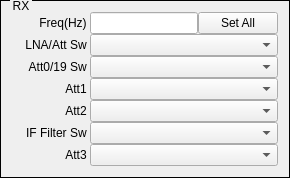
    <widget class="QGroupBox" name="groupBoxRX">
     <property name="styleSheet">
      <string notr="true">QGroupBox{ border:1px solid black; margin-top:0.5ex; }
QGroupBox::title { subcontrol-origin:margin; subcontrol-position:top left; top:-1px; left:10px; margin-left: 0px; padding:0 1px; }</string>
     </property>
     <property name="title">
      <string>RX</string>
     </property>
     <layout class="QHBoxLayout" name="horizontalLayout_2">
      <item>
       <layout class="QVBoxLayout" name="verticalLayoutRx">
        <property name="spacing">
         <number>0</number>
        </property>
        <item>
         <layout class="QHBoxLayout" name="horizontalLayoutRx0">
          <property name="spacing">
           <number>0</number>
          </property>
          <item>
           <widget class="QLabel" name="labelRXFreq">
            <property name="sizePolicy">
             <sizepolicy hsizetype="Fixed" vsizetype="Fixed">
              <horstretch>0</horstretch>
              <verstretch>0</verstretch>
             </sizepolicy>
            </property>
            <property name="minimumSize">
             <size>
              <width>78</width>
              <height>16</height>
             </size>
            </property>
            <property name="text">
             <string>Freq(Hz) </string>
            </property>
            <property name="alignment">
             <set>Qt::AlignRight|Qt::AlignTrailing|Qt::AlignVCenter</set>
            </property>
            <property name="buddy">
             <cstring>lineEditRXFreq</cstring>
            </property>
           </widget>
          </item>
          <item>
           <widget class="QRFFreqScrollEdit" name="lineEditRXFreq">
            <property name="sizePolicy">
             <sizepolicy hsizetype="Expanding" vsizetype="Fixed">
              <horstretch>5</horstretch>
              <verstretch>0</verstretch>
             </sizepolicy>
            </property>
           </widget>
          </item>
          <item>
           <widget class="QPushButton" name="pushButtonSetRXAll">
            <property name="sizePolicy">
             <sizepolicy hsizetype="Expanding" vsizetype="Fixed">
              <horstretch>1</horstretch>
              <verstretch>0</verstretch>
             </sizepolicy>
            </property>
            <property name="text">
             <string>Set All</string>
            </property>
           </widget>
          </item>
         </layout>
        </item>
        <item>
         <layout class="QHBoxLayout" name="horizontalLayoutRx1">
          <property name="spacing">
           <number>0</number>
          </property>
          <item>
           <widget class="QLabel" name="labelRXLNAAttSw">
            <property name="sizePolicy">
             <sizepolicy hsizetype="Fixed" vsizetype="Fixed">
              <horstretch>0</horstretch>
              <verstretch>0</verstretch>
             </sizepolicy>
            </property>
            <property name="minimumSize">
             <size>
              <width>78</width>
              <height>16</height>
             </size>
            </property>
            <property name="text">
             <string>LNA/Att Sw </string>
            </property>
            <property name="alignment">
             <set>Qt::AlignRight|Qt::AlignTrailing|Qt::AlignVCenter</set>
            </property>
            <property name="buddy">
             <cstring>comboBoxRXLNAAttSw</cstring>
            </property>
           </widget>
          </item>
          <item>
           <widget class="QComboBox" name="comboBoxRXLNAAttSw">
            <property name="sizePolicy">
             <sizepolicy hsizetype="Expanding" vsizetype="Fixed">
              <horstretch>5</horstretch>
              <verstretch>0</verstretch>
             </sizepolicy>
            </property>
           </widget>
          </item>
         </layout>
        </item>
        <item>
         <layout class="QHBoxLayout" name="horizontalLayoutRx2">
          <property name="spacing">
           <number>0</number>
          </property>
          <item>
           <widget class="QLabel" name="labelRXAtt019Sw">
            <property name="sizePolicy">
             <sizepolicy hsizetype="Fixed" vsizetype="Fixed">
              <horstretch>0</horstretch>
              <verstretch>0</verstretch>
             </sizepolicy>
            </property>
            <property name="minimumSize">
             <size>
              <width>78</width>
              <height>16</height>
             </size>
            </property>
            <property name="text">
             <string>Att0/19 Sw </string>
            </property>
            <property name="alignment">
             <set>Qt::AlignRight|Qt::AlignTrailing|Qt::AlignVCenter</set>
            </property>
            <property name="buddy">
             <cstring>comboBoxRXAtt019Sw</cstring>
            </property>
           </widget>
          </item>
          <item>
           <widget class="QComboBox" name="comboBoxRXAtt019Sw">
            <property name="sizePolicy">
             <sizepolicy hsizetype="Expanding" vsizetype="Fixed">
              <horstretch>5</horstretch>
              <verstretch>0</verstretch>
             </sizepolicy>
            </property>
           </widget>
          </item>
         </layout>
        </item>
        <item>
         <layout class="QHBoxLayout" name="horizontalLayoutRx3">
          <property name="spacing">
           <number>0</number>
          </property>
          <item>
           <widget class="QLabel" name="labelRXAtt1">
            <property name="sizePolicy">
             <sizepolicy hsizetype="Fixed" vsizetype="Fixed">
              <horstretch>0</horstretch>
              <verstretch>0</verstretch>
             </sizepolicy>
            </property>
            <property name="minimumSize">
             <size>
              <width>78</width>
              <height>16</height>
             </size>
            </property>
            <property name="text">
             <string>Att1 </string>
            </property>
            <property name="alignment">
             <set>Qt::AlignRight|Qt::AlignTrailing|Qt::AlignVCenter</set>
            </property>
            <property name="buddy">
             <cstring>comboBoxRXAtt1</cstring>
            </property>
           </widget>
          </item>
          <item>
           <widget class="QComboBox" name="comboBoxRXAtt1">
            <property name="sizePolicy">
             <sizepolicy hsizetype="Expanding" vsizetype="Fixed">
              <horstretch>5</horstretch>
              <verstretch>0</verstretch>
             </sizepolicy>
            </property>
           </widget>
          </item>
         </layout>
        </item>
        <item>
         <layout class="QHBoxLayout" name="horizontalLayoutRx4">
          <property name="spacing">
           <number>0</number>
          </property>
          <item>
           <widget class="QLabel" name="labelRXAtt2">
            <property name="sizePolicy">
             <sizepolicy hsizetype="Fixed" vsizetype="Fixed">
              <horstretch>0</horstretch>
              <verstretch>0</verstretch>
             </sizepolicy>
            </property>
            <property name="minimumSize">
             <size>
              <width>78</width>
              <height>16</height>
             </size>
            </property>
            <property name="text">
             <string>Att2 </string>
            </property>
            <property name="alignment">
             <set>Qt::AlignRight|Qt::AlignTrailing|Qt::AlignVCenter</set>
            </property>
            <property name="buddy">
             <cstring>comboBoxRXAtt2</cstring>
            </property>
           </widget>
          </item>
          <item>
           <widget class="QComboBox" name="comboBoxRXAtt2">
            <property name="sizePolicy">
             <sizepolicy hsizetype="Expanding" vsizetype="Fixed">
              <horstretch>5</horstretch>
              <verstretch>0</verstretch>
             </sizepolicy>
            </property>
           </widget>
          </item>
         </layout>
        </item>
        <item>
         <layout class="QHBoxLayout" name="horizontalLayoutRx5">
          <property name="spacing">
           <number>0</number>
          </property>
          <item>
           <widget class="QLabel" name="labelIFFilterSw">
            <property name="sizePolicy">
             <sizepolicy hsizetype="Fixed" vsizetype="Fixed">
              <horstretch>0</horstretch>
              <verstretch>0</verstretch>
             </sizepolicy>
            </property>
            <property name="minimumSize">
             <size>
              <width>78</width>
              <height>16</height>
             </size>
            </property>
            <property name="text">
             <string>IF Filter Sw </string>
            </property>
            <property name="alignment">
             <set>Qt::AlignRight|Qt::AlignTrailing|Qt::AlignVCenter</set>
            </property>
            <property name="buddy">
             <cstring>comboBoxIFFilterSw</cstring>
            </property>
           </widget>
          </item>
          <item>
           <widget class="QComboBox" name="comboBoxIFFilterSw">
            <property name="sizePolicy">
             <sizepolicy hsizetype="Expanding" vsizetype="Fixed">
              <horstretch>5</horstretch>
              <verstretch>0</verstretch>
             </sizepolicy>
            </property>
           </widget>
          </item>
         </layout>
        </item>
        <item>
         <layout class="QHBoxLayout" name="horizontalLayoutRx6">
          <property name="spacing">
           <number>0</number>
          </property>
          <item>
           <widget class="QLabel" name="labelRXAtt3">
            <property name="sizePolicy">
             <sizepolicy hsizetype="Fixed" vsizetype="Fixed">
              <horstretch>0</horstretch>
              <verstretch>0</verstretch>
             </sizepolicy>
            </property>
            <property name="minimumSize">
             <size>
              <width>78</width>
              <height>16</height>
             </size>
            </property>
            <property name="text">
             <string>Att3 </string>
            </property>
            <property name="alignment">
             <set>Qt::AlignRight|Qt::AlignTrailing|Qt::AlignVCenter</set>
            </property>
            <property name="buddy">
             <cstring>comboBoxRXAtt3</cstring>
            </property>
           </widget>
          </item>
          <item>
           <widget class="QComboBox" name="comboBoxRXAtt3">
            <property name="sizePolicy">
             <sizepolicy hsizetype="Expanding" vsizetype="Fixed">
              <horstretch>5</horstretch>
              <verstretch>0</verstretch>
             </sizepolicy>
            </property>
           </widget>
          </item>
         </layout>
        </item>
       </layout>
      </item>
     </layout>
    </widget>
